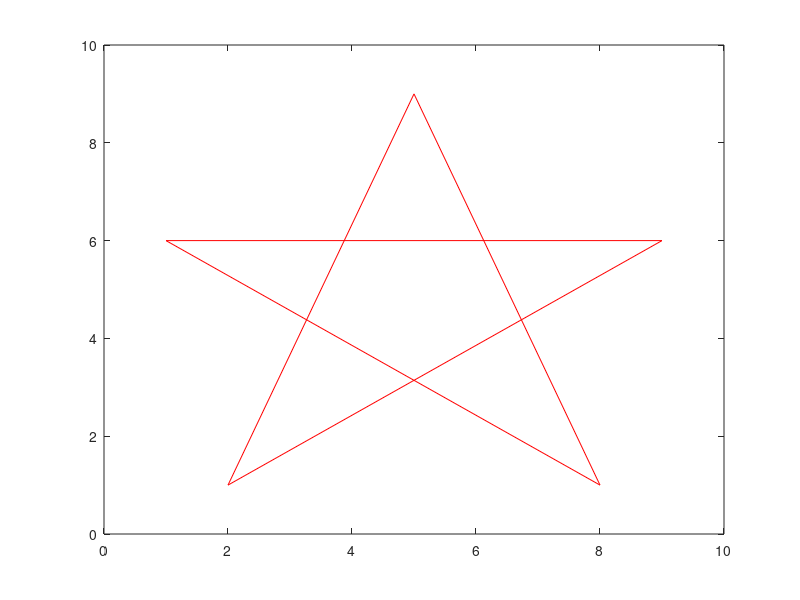

This figure's MATLAB source:
%%Clears everything
clc
clear all
clf

%%fileID reads in the text file
fileID = fopen('shape.txt','r');

%%This specifies the format of the file that we are reading in
formatSpec = '%f %f';

%%This sets the size of the matrice to be read in
sizeA = [2 6];

%%Set matrice A
%%Reads the text file, specifies the format, and sets the size
A = fscanf(fileID, formatSpec, sizeA);

%%Plots A on the graph
%%Plots in a red color
plot(A(1,:), A(2 ,:),'r');